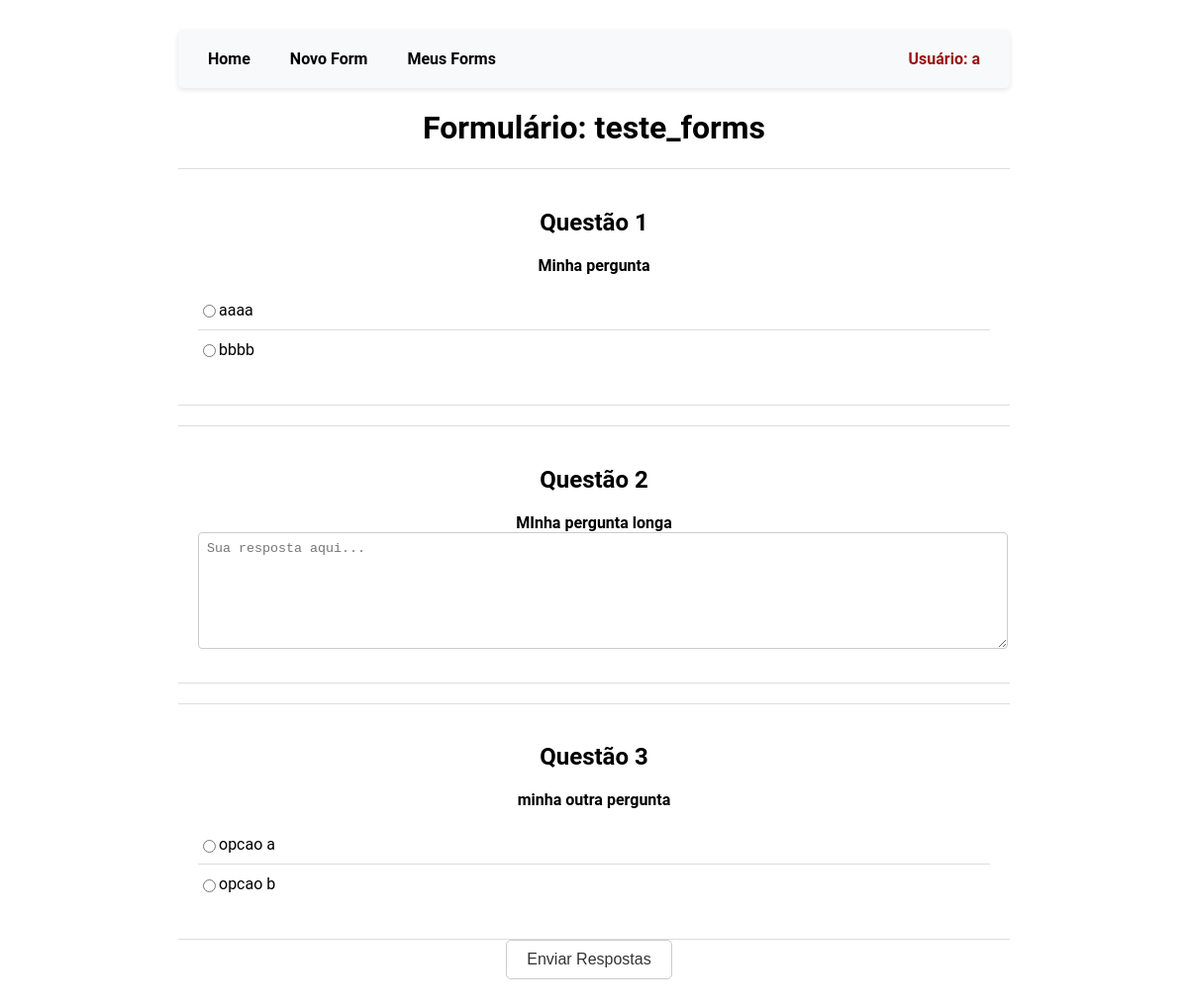
The app's page /answer_form/30/ (signed in) with its own data.
### ExtremeFormsApp/models.py (models this page shows, shortened)
class QuestionList(models.Model):
    name = models.CharField(max_length=200)
    description = models.TextField(blank=True)
    shareable_link = models.CharField(max_length=200, blank=True)
    user = models.ForeignKey(User, on_delete=models.CASCADE)
    created_at = models.DateTimeField(default=timezone.now)
    updated_at = models.DateTimeField(default=timezone.now)
    form_link = models.URLField(blank=True, null=True)  # New field for form link

class Question(models.Model):
    QUESTION_TYPES = [
        ('title', 'Title'),
        ('multiple_choice', 'Multiple Choice'),
        ('long_answer', 'Long Answer'),
    ]
    question_list = models.ForeignKey(QuestionList, related_name='questions', on_delete=models.CASCADE, null=True)
    text = models.CharField(max_length=200, default='')
    question_type = models.CharField(max_length=20, choices=QUESTION_TYPES, default='multiple_choice')
    multiple_choice_options = models.JSONField(blank=True, null=True, default=dict)
    created_at = models.DateTimeField(default=timezone.now)
    updated_at = models.DateTimeField(default=timezone.now)

### ExtremeFormsApp/views.py (the view, shortened to what this page needs)
# urls.py: path('answer_form/<int:question_list_id>/', views.AnswerFormView.as_view(), name='answer_form'),
class AnswerFormView(LoginRequiredMixin, View):
    template_name = 'ExtremeFormsApp/answer_form.html'
    def get(self, request, question_list_id):
        question_list = get_object_or_404(QuestionList, id=question_list_id)
        questions = question_list.questions.all()
        context = {
            'question_list': question_list,
            'questions': questions,
        }
        return render(request, self.template_name, context)

### ExtremeFormsApp/templates/ExtremeFormsApp/answer_form.html (shortened to what this page needs)
{% load static %}
{% load custom_filters %}
<!DOCTYPE html>
<html lang="en">
<head>
    <link rel="stylesheet" href="{% static 'css/ExtremeFormsApp/general.css' %}">
    <link rel="stylesheet" href="{% static 'css/ExtremeFormsApp/new_form.css' %}">
</head>
<body>
    <div class="content">
        {% include 'ExtremeFormsApp/links.html' %}
        <h1>Formulário: {{ question_list.name }}</h1>
        <form method="POST">
            {% for question in questions %}
            <div class="question-block">
                <h2>Questão {{ forloop.counter }}</h2>
                <div class="answer-question-text">
                    <strong>{{ question.text }}</strong>
                </div>
                {% if question.question_type == 'multiple_choice' %}
                <ul class="option-list">
                    {% for option in question.multiple_choice_options.options %}
                    <li class="option-item">
                        <input type="radio" name="multiple_choice_answer_{{ question.id }}" value="{{ option }}">
                        {{ option }}
                    </li>
                    {% endfor %}
                </ul>
                {% elif question.question_type == 'long_answer' %}
                <textarea name="long_answer_{{ question.id }}" placeholder="Sua resposta aqui..."
          class="long-answer-input"></textarea>
                {% endif %}
            </div>
            {% endfor %}
            <button type="submit" class="toolbar_btn">Enviar Respostas</button>
        </form>
    </div>
</body>
</html>

### ExtremeFormsApp/templates/ExtremeFormsApp/links.html
{% load static %}
<nav class="dev_navbar">
    <a href="/" class="dev_nav-link">Home</a>
    <a href="{% url 'ExtremeFormsApp:new_form' %}" class="dev_nav-link">Novo Form</a>
    <a href="{% url 'ExtremeFormsApp:user_forms' %}" class="dev_nav-link">Meus Forms</a>
    <a href="{% url 'sec-login' %}" class="dev_nav-link user-info" title="Ir para o login">
        {% if user.is_authenticated %}
            Usuário: {{ user.username }}
        {% else %}
            Visitante
        {% endif %}
    </a>
</nav>

### ExtremeFormsApp/static/css/ExtremeFormsApp/general.css (style rules this page uses)
html, body { margin: 0; padding: 0; height: 100%; overflow-y: auto; }
body { font-family: 'Roboto', sans-serif; background-image: url('../../img/ExtremeFormsApp/triangle-mosaic.png'); background-size: cover; background-repeat: no-repeat; background-position: center; display: flex; justify-content: center; align-items: center; min-height: 100vh; }
.content { background-color: #fff; padding: 30px; text-align: center; max-width: 900px; width: 100%; margin: 0 auto; min-height: 100vh; box-sizing: border-box; max-height: 90vh; overflow-y: auto; -ms-overflow-style: none; scrollbar-width: none; }
.dev_navbar { background-color: #f8f9fa; padding: 10px 20px; box-shadow: 0 2px 5px rgba(0, 0, 0, 0.1); display: flex; align-items: center; border-radius: 5px; }
.dev_nav-link { margin-right: 20px; text-decoration: none; color: #000; font-weight: bold; font-size: 16px; transition: color 0.3s, transform 0.2s; display: flex; align-items: center; padding: 10px; }
.dev_nav-link:last-child { margin-right: 0; }
.user-info { margin-left: auto; font-weight: bold; color: #9b1414; display: flex; align-items: center; }

### ExtremeFormsApp/static/css/ExtremeFormsApp/new_form.css (style rules this page uses)
.toolbar_btn { background-color: #ffffff; border: 1px solid #cccccc; border-radius: 5px; color: #333333; cursor: pointer; font-size: 16px; margin-right: 10px; padding: 10px 20px; transition: background-color 0.3s, transform 0.2s; }
.question-block { background-color: #ffffff; border-top: 1px solid #ddd; border-bottom: 1px solid #ddd; padding: 20px; width: 100%; margin-top: 20px; box-sizing: border-box; }
.option-list { list-style: none; padding: 0; }
.option-item { display: flex; align-items: center; padding: 10px 0; border-bottom: 1px solid #ddd; }
.option-item:last-child { border-bottom: none; }
.long-answer-input { width: 100%; min-height: 100px; margin-bottom: 10px; padding: 8px; border: 1px solid #ccc; border-radius: 4px; }

### records on screen
QuestionList: name "teste_forms"
Question: text "Minha pergunta", options "aaaa" "bbbb"
Question: text "MInha pergunta longa", id "Sua resposta aqui..."
Question: text "minha outra pergunta", options "opcao a" "opcao b"

### other values on screen
{{ user.username }} "a"
